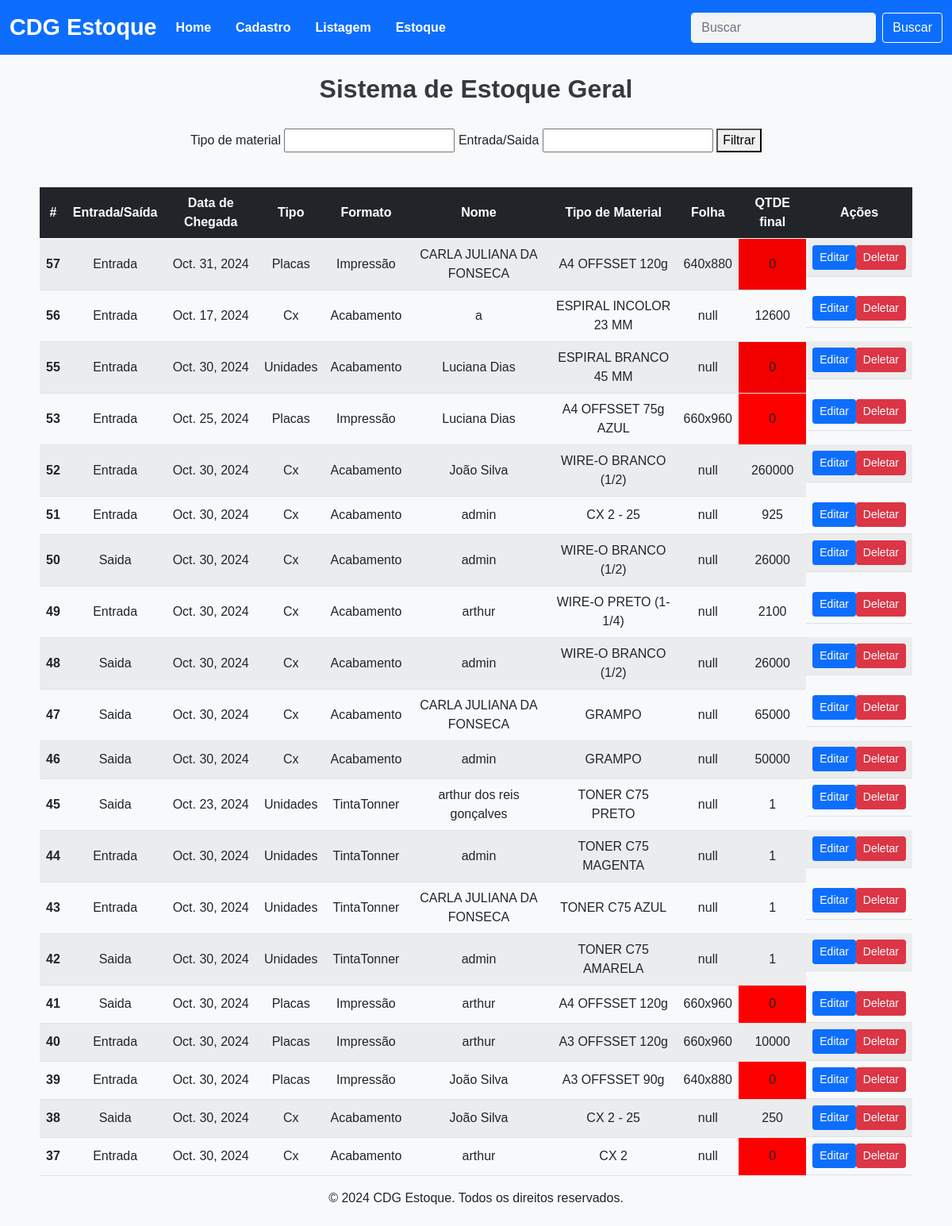
Before: /home/ with the older database file.
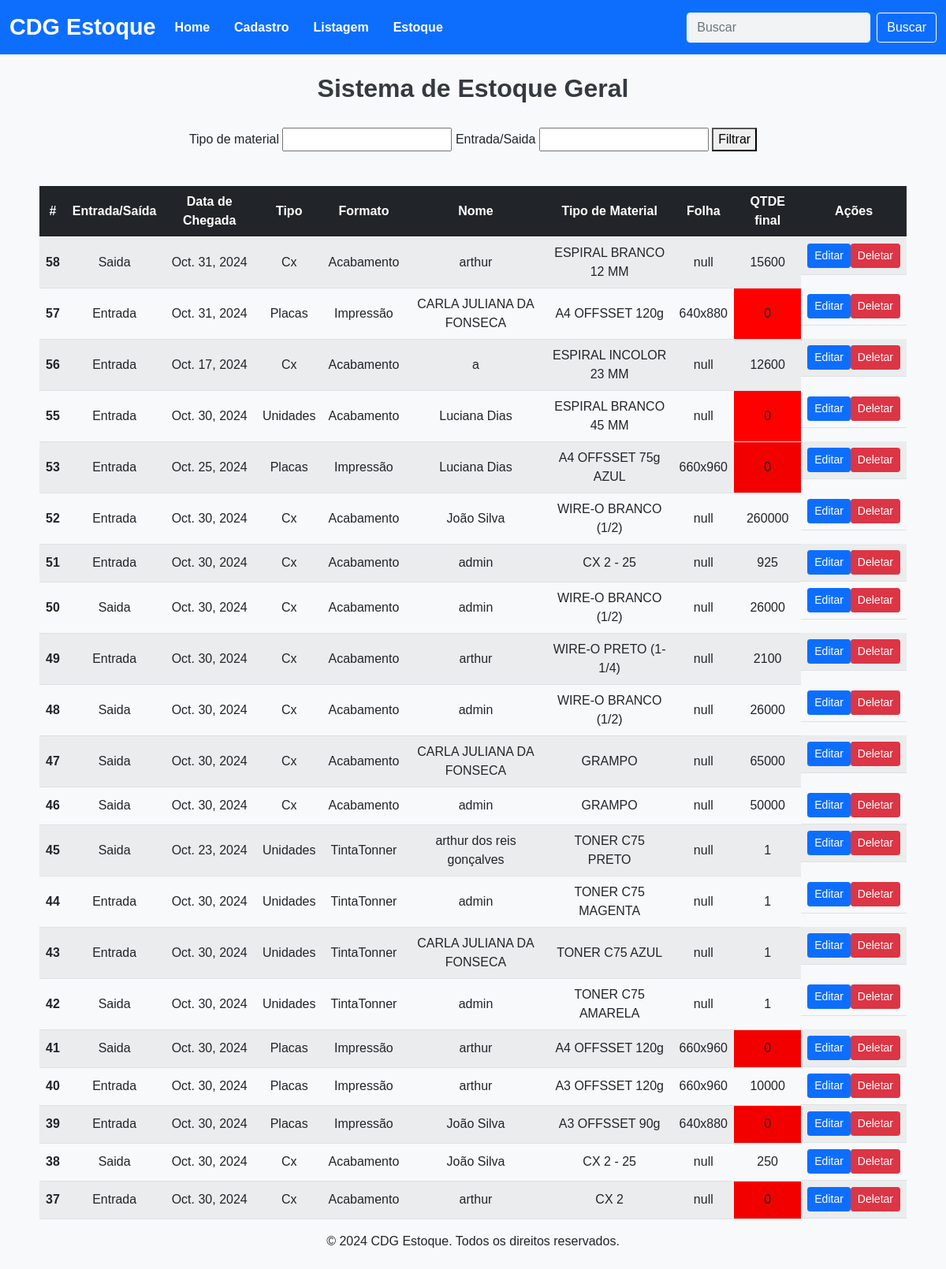
After: the same page with the newer database file.
### app/models.py (models this page shows, shortened)
class Estoque(models.Model):
    entrada_saida = models.CharField(max_length=50)
    data = models.DateField()
    qtde = models.IntegerField()
    tipo = models.CharField(max_length=100)
    formato = models.CharField(max_length=100)
    nome = models.CharField(max_length=150)
    tipo_de_material = models.CharField(max_length=100)
    formato_da_folha = models.CharField(max_length=100)
    folha = models.CharField(max_length=100)

### app/views.py (the view)
# urls.py: path('home/', home, name='home'),
def home(request):
    tipo_de_material = request.GET.get('tipo_de_material')
    entrada_saida = request.GET.get('entrada_saida')
    print(tipo_de_material, entrada_saida)  # Imprime os parâmetros recebidos para debug
    try:
        estoques = Estoque.objects.all().values()
        df = pd.DataFrame(list(estoques))
        df['qtde_placas_unidades'] = df.apply(calcular_qtde_placas, axis=1)
        df['qtde_folhas_caixa'] = df.apply(calcular_qtde_caixas, axis=1)
        df['qtde_bobinas'] = df.apply(calcular_qtde_bobinas, axis=1)
        df['qtde_bobinas_ensacamento'] = df.apply(calcular_qtde_bobinas_ensacamento, axis=1)
        df['qtde_contra_capa'] = df.apply(calcular_contra_capa, axis=1)
        df['qtde_granpeador'] = df.apply(calcular_granpeador, axis=1)
        df['qtde_grampos'] = df.apply(calcular_grampos, axis=1)
        df['qtde_folhas_caixa_2'] = df.apply(calcular_caixa_2, axis=1)
        df['qtde_tintas_toners'] = df.apply(calcular_tintas_toners, axis=1)
        df['qtde_Wireo'] = df.apply(calcular_Wireo, axis=1)
        df['qtde_espiral'] = df.apply(calcular_espiral, axis=1)
        df['qtde_final'] = df[['qtde_placas_unidades', 'qtde_folhas_caixa', 'qtde_bobinas',
                                'qtde_bobinas_ensacamento', 'qtde_contra_capa',
                                'qtde_granpeador', 'qtde_grampos', 'qtde_folhas_caixa_2',
                                'qtde_tintas_toners', 'qtde_Wireo', 'qtde_espiral']].replace(0, pd.NA).sum(axis=1, skipna=True)
        if tipo_de_material:
            df = df[df['tipo_de_material'].str.contains(tipo_de_material, case=False, na=False)]
        if entrada_saida:
            df = df[df['entrada_saida'].str.contains(entrada_saida, case=False, na=False)]
        df = df.sort_values(by='id', ascending=False)
        context = {'db': df.to_dict(orient='records')}
        return render(request, 'index.html', context)
    except Exception as e:
        messages.error(request, f"Erro ao carregar os dados do estoque: {e}")
        return render(request, 'index.html')

### app/views.py (called while the page is built)
def calcular_qtde_caixas(row):
    qtde = row['qtde']
    if row['tipo'] == 'Cx':
        if row['tipo_de_material'][:2] == 'A4':
            if row['tipo'] == 'Cx' and row['formato'] == 'Impressão':
                return qtde * 5000
        elif row['tipo_de_material'][:2] == 'A3':
            if row['tipo'] == 'Cx' and row['formato'] == 'Impressão':
                return qtde * 5000
        return 0
    return 0

def calcular_qtde_bobinas(row):
    qtde = row['qtde']
    if row['tipo_de_material'] in [
        'BOBINA DE LAMINAÇÃO BRILHO (MAIOR)',
        'BOBINA DE LAMINAÇÃO BRILHO (MENOR)',
        'BOBINA DE LAMINAÇÃO FOSCO',
        'BOBINA DE LAMINAÇÃO HOLOGRAFICA',
        'BOBINA PLASTICA (SHIRINK)'
    ]:
        return qtde
    return 0

def calcular_qtde_bobinas_ensacamento(row):
    qtde = row['qtde']
    if row['tipo_de_material'] == 'BOBINA PLASTICA A4 (ENSACAMENTO)':
        return qtde * 8
    elif row['tipo_de_material'] == 'BOBINA PLASTICA A3 (ENSACAMENTO)':
        return qtde * 6
    else:
        return 0

def calcular_contra_capa(row):
    qtde = row['qtde']
    if row['tipo']=='Cx':
        if row['tipo_de_material'] == 'CAPA PLASTICA INCOLOR':
            return qtde * 10 * 100
        if row['tipo_de_material'] == 'CONTRA CAPA PLASTICA AZUL':
            return qtde * 10 * 100
        if row['tipo_de_material'] == 'CONTRA CAPA PLASTICA PRETO':
            return qtde* 10 * 100
        return 0
    return 0

def calcular_granpeador(row):
    qtde = row['qtde']
    if row['tipo_de_material'] == 'GRAMPEADOR':
        return qtde
    else:
        return 0

def calcular_grampos(row):
    qtde = row['qtde']
    if row['tipo_de_material'] == 'GRAMPO':
        return qtde * 5000
    else:
        return 0

def calcular_caixa_2(row):
    qtde = row['qtde']
    tipo = row['tipo']
    if tipo == 'Cx':
        if row['tipo_de_material'] == 'CX 2 - 25':
            return row['qtde'] * 25
        elif row['tipo_de_material'] == 'CX 2 - 20':
            return row['qtde'] * 20
        else:
            return 0
    else:
        return 0

### app/templates/index.html (shortened to what this page needs)
{% load static %}
<!DOCTYPE html>
<html lang="pt-br">
<head>
    <link href="https://cdn.jsdelivr.net/npm/bootstrap@5.0.2/dist/css/bootstrap.min.css" rel="stylesheet" />
    <link rel="stylesheet" href="{% static 'style/style_index.css' %}" />
</head>
<body>
    <nav class="navbar navbar-expand-lg navbar-light bg-primary">
        <div class="container-fluid">
          <a class="navbar-brand" href="#">CDG Estoque</a>
          <div class="collapse navbar-collapse" id="navbarSupportedContent">
            <ul class="navbar-nav me-auto mb-2 mb-lg-0">
              <li class="nav-item">
                <a class="nav-link active" href="/">Home</a>
              </li>
              <li class="nav-item">
                <a class="nav-link" href="/form">Cadastro</a>
              </li>
              <li class="nav-item">
                <a class="nav-link" href="/home">Listagem</a>
              </li>
              <li class="nav-item">
                <a class="nav-link" href="/estoque">Estoque</a>
              </li>
            </ul>
            <form class="d-flex">
              <input class="form-control me-2" type="search" placeholder="Buscar" aria-label="Buscar">
              <button class="btn btn-outline-success" type="submit">Buscar</button>
            </form>
          </div>
        </div>
      </nav>
    <div class="container mt-1">
        <div class="row">
            <div class="col-12 col-sm-12 col-md-12 col-lg-12 col-xl-12 col-xxl-12 m-auto text-center">
                <h1 id="tirulocentral">Sistema de Estoque Geral</h1>
                <form action="{% url 'home' %}" method="get">
                    <label for="">Tipo de material</label>
                    <input type="text" id="tipo_de_material" name="tipo_de_material">
                    <label for="">Entrada/Saida</label>
                    <input type="text" id="entrada_saida" name="entrada_saida">
                    <button type="submit">Filtrar</button>
                </form>
                <div class="table-responsive mt-4">
                    <table class="table table-striped table-hover">
                        <thead class="table-dark">
                            <tr>
                                <th scope="col">#</th>
                                <th scope="col">Entrada/Saída</th>
                                <th scope="col">Data de Chegada</th>
                                <th scope="col">Tipo</th>
                                <th scope="col">Formato</th>
                                <th scope="col">Nome</th>
                                <th scope="col">Tipo de Material</th>
                                <th scope="col">Folha</th>
                                <th scope="col">QTDE final</th>
                                <th scope="col">Ações</th>
                            </tr>
                        </thead>
                        <tbody>
                            {% for dbs in db %}
                                <tr>
                                    <th>{{ dbs.id }}</th>
                                    <td>{{ dbs.entrada_saida }}</td>
                                    <td>{{ dbs.data }}</td>
                                    <td>{{ dbs.tipo }}</td>
                                    <td>{{ dbs.formato }}</td>
                                    <td>{{ dbs.nome }}</td>
                                    <td>{{ dbs.tipo_de_material }}</td>
                                    <td>{{ dbs.formato_da_folha }}</td>
                                    <td id="qtde_alert">{{ dbs.qtde_final }}</td>
                                    <td id="btn-table">
                                        <a href="edit/{{ dbs.id }}" class="btn btn-primary btn-sm">Editar</a>
                                        <a href="delete/{{ dbs.id }}" class="btn btn-danger btn-sm">Deletar</a>
                                    </td>
                                </tr>
                            {% endfor %}
                        </tbody>
                    </table>
                </div>
            </div>
        </div>
        <footer class="footer">
            <p>&copy; 2024 CDG Estoque. Todos os direitos reservados.</p>
        </footer>
    </div>
</body>
</html>

### app/style/style_index.css (style rules this page uses)
#tirulocentral { font-size: 48px; font-weight: bold; color: #333; }

### app/templates/index.html (style rules this page uses)
body { font-family: Arial, sans-serif; background-color: #f8f9fa; padding-bottom: 60px; }
.navbar-brand { font-weight: bold; color: #0d6efd; }
.navbar-nav .nav-link.active { font-weight: bold; color: #198754; }
#tirulocentral { font-size: 2rem; font-weight: bold; color: #343a40; }
table { margin-top: 20px; }
.table-dark th { text-align: center; }
h1 { color: #343a40; font-family: 'Arial', sans-serif; margin-bottom: 30px; }
td, th { vertical-align: middle; text-align: center; }
#btn-table { display: flex; }
.navbar { background-color: #1a73e8; }
.navbar-brand, .nav-link { color: #ffffff !important; font-weight: bold; }
.form-control { border: 1px solid #ffffff; background-color: #f1f3f4; color: #000; }
.btn-outline-success { color: #ffffff; border-color: #ffffff; }
.navbar-nav .nav-item { margin-right: 15px; }
.navbar-brand { font-size: 1.8rem; }
.container { display: flex; flex-direction: column; align-items: center; padding: 20px; }

Changed rows visible on the page:
added Estoque: entrada_saida "Saida", data "Oct. 31, 2024", tipo "Cx", formato "Acabamento", nome "arthur", tipo_de_material "ESPIRAL BRANCO 12 MM", formato_da_folha "null"
Other visible differences:
new list line: "58 15600 Editar Deletar"
